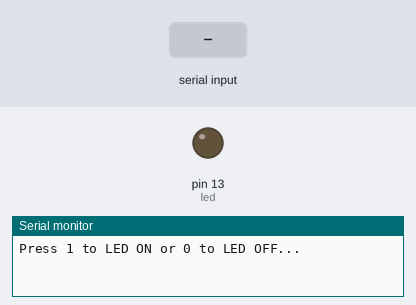
A sketch run on a simulated Arduino Uno, built with avr-gcc and run on an emulated ATmega328P. Parts: output pins drawn as LEDs (lit = HIGH), the last lines printed to the serial monitor. The test bench sets the inputs (shaded band).

Above: at 1.2 s.
1.3 s: "1" received over Serial
At 2.5 s:
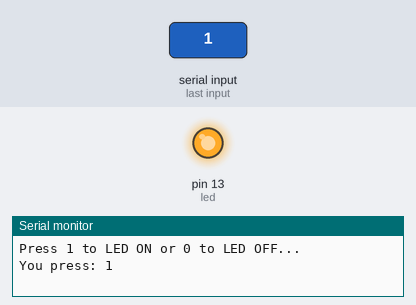
2.8 s: "0" received over Serial
At 3.9 s:
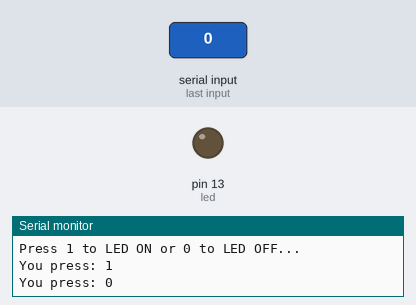
Timing chart, 0 to 5.8 s (numbered marks = the images above; inputs shaded):
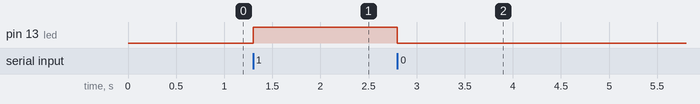

The sketch:

BluetoothEcho1.ino
```cpp
char incomingByte;  // входящие данные
int  led = 13;      // LED подключен к 13 пину

void setup() {
  Serial.begin(9600); // инициализация порта
  pinMode(led, OUTPUT);
  Serial.println("Press 1 to LED ON or 0 to LED OFF...");
}

void loop() {
  if (Serial.available() > 0) {  //если пришли данные
    incomingByte = Serial.read(); // считываем байт
    Serial.print("You press: "); Serial.println(incomingByte);
    if(incomingByte=='0') digitalWrite(led, LOW);
    if(incomingByte=='1') digitalWrite(led, HIGH);
    delay(500);
  }
}
```

Measured:
- after the input at 1.3 s, pin 13 (led): LOW → HIGH at once
- after the input at 2.8 s, pin 13 (led): HIGH → LOW at once
